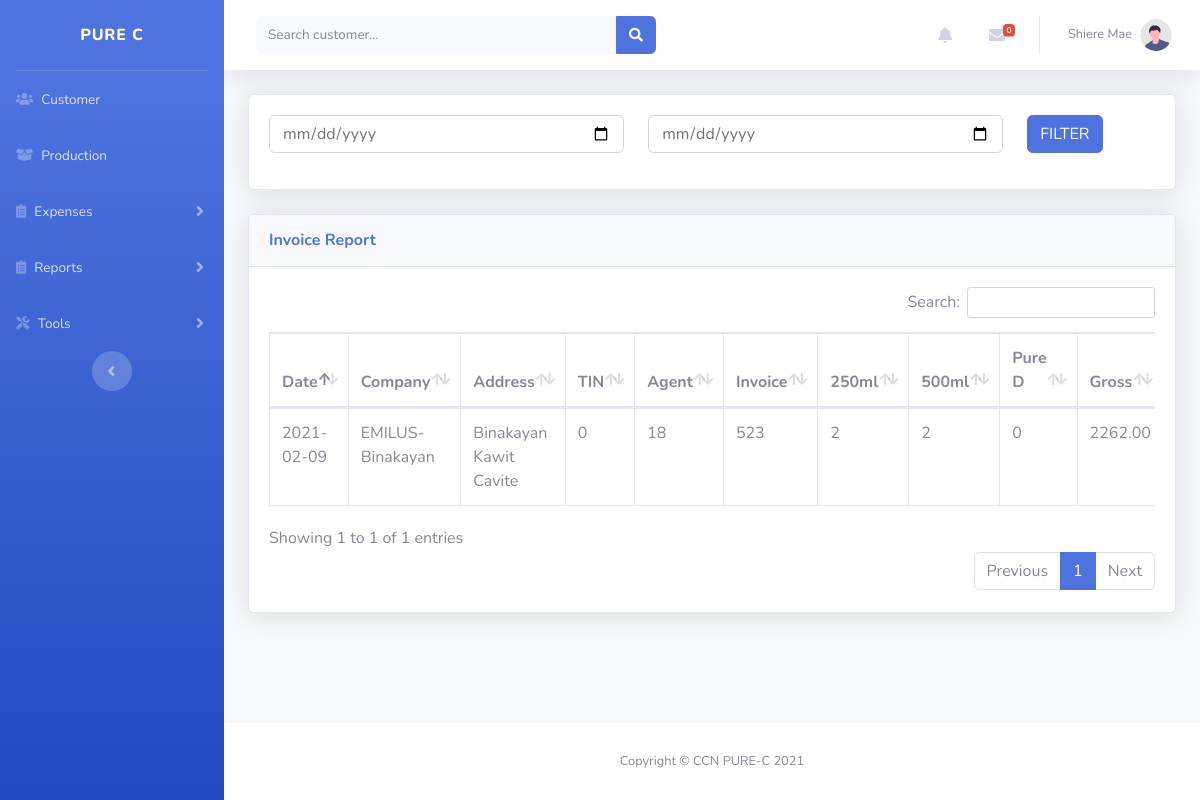
Screenshot of /report-invoice.php (signed in) with the database file from the repository.
### tables this page shows
CREATE TABLE `dr` (
  `id` int(11) NOT NULL,
  `dr_date` date NOT NULL,
  `dr_no` int(11) NOT NULL,
  `delivery_man` varchar(50) NOT NULL,
  `delivery_address` text NOT NULL,
  `purec250ml` int(11) NOT NULL,
  `price250ml` decimal(11,2) DEFAULT NULL,
  `purec500ml` int(11) NOT NULL,
  `price500ml` decimal(11,2) DEFAULT NULL,
  `pured` int(11) NOT NULL,
  `puredprice` decimal(11,2) DEFAULT NULL,
  `released_by` varchar(25) NOT NULL,
  `dispatcher` varchar(25) NOT NULL,
  `acct_no` int(11) NOT NULL,
  `total_amt` decimal(11,2) DEFAULT NULL,
  `balance` decimal(11,2) DEFAULT NULL,
  `added_by` int(11) NOT NULL,
  `date_added` datetime NOT NULL DEFAULT CURRENT_TIMESTAMP,
  `edit_by` int(11) NOT NULL,
  `date_edit` datetime NOT NULL,
  `delivered` int(11) NOT NULL,
  `invoice_date` date NOT NULL,
  `invoice_no` int(11) NOT NULL,
  `invoice_date_added` date NOT NULL,
  `invoice_added_by` int(11) NOT NULL,
  `remarks` text NOT NULL,
  `deduction` decimal(11,2) DEFAULT NULL
);

CREATE TABLE `customer` (
  `id` int(11) UNSIGNED ZEROFILL NOT NULL,
  `customer_name` varchar(100) NOT NULL,
  `address` text NOT NULL,
  `email` varchar(50) NOT NULL,
  `contact_no` varchar(100) NOT NULL,
  `added_by` int(11) NOT NULL,
  `date_added` datetime NOT NULL DEFAULT CURRENT_TIMESTAMP,
  `account_by` varchar(50) NOT NULL,
  `remarks` text NOT NULL,
  `tin` int(20) NOT NULL,
  `contact_person` varchar(100) NOT NULL,
  `purec250pricing` decimal(11,2) DEFAULT NULL,
  `purec500pricing` decimal(11,2) DEFAULT NULL,
  `puredpricing` decimal(11,2) DEFAULT NULL
);

### functions.php (called while the page is built, shortened)
<?php
function customer_name($id){
	global $conn;
	$id = $id;
	$sql = mysqli_query($conn,"SELECT customer_name FROM customer WHERE id='$id'");
	$row = mysqli_fetch_assoc($sql);
	$customername = $row['customer_name'];
	return $customername;
}
function customer_tin($id){
	global $conn;
	$id = $id;
	$sql = mysqli_query($conn,"SELECT tin FROM customer WHERE id='$id'");
	$row = mysqli_fetch_assoc($sql);
	$tin = $row['tin'];
	return $tin;
}
?>

### report-invoice.php (the view, shortened to what this page needs)
<?php include('header.php');?>
                <div class="container-fluid">
                    <div class="card shadow mb-4">
                        <div class="card-body">
                            <form>
                                <div class="form-group row">
                                    <div class="col-sm-5 mb-3 mb-sm-0">
                                    <input type="date" name="d1" class="form-control" value="<?php echo $_GET['d1'];?>">
                                    </div>
                                    <div class="col-sm-5 mb-3 mb-sm-0">
                                    <input type="date" name="d2" class="form-control" value="<?php echo $_GET['d2'];?>">
                                    </div>
                                    <div class="col-sm-2 mb-3 mb-sm-0">
                                        <input type="submit" class="btn btn-primary" value="FILTER">
                                    </div>
                                </div>
                            </form>
                        </div>
                    </div>
                    <div class="card shadow mb-4">
                        <div class="card-header py-3">
                            <h6 class="m-0 font-weight-bold text-primary">Invoice Report</h6>
                        </div>
                        <div class="card-body">
                            <div class="table-responsive">
                                <table class="table table-bordered" id="dataTable" width="100%" cellspacing="0">
                                    <thead>
                                        <tr>
                                            <th>Date</th>
                                            <th>Company</th>
                                            <th>Address</th>
                                            <th>TIN</th>
                                            <th>Agent</th>
                                            <th>Invoice</th>
                                            <th>250ml</th>
                                            <th>500ml</th>
                                            <th>Pure D</th>
                                            <th>Gross</th>
                                        </tr>
                                    </thead>
                                    <tbody>
                                        <?php
                                        if(isset($_GET['d1'])){
                                            $d1 = $_GET['d1'];
                                            $d2 = $_GET['d2'];
                                            $sql2 = mysqli_query($conn,"SELECT * FROM dr WHERE invoice_date >= '$d1' AND invoice_date <='$d2' ") or die(mysqli_error($conn));
                                        }else{
                                            $sql2 = mysqli_query($conn,"SELECT * FROM dr WHERE invoice_no<>0 ") or die(mysqli_error($conn));
                                        }
                                        while($row = mysqli_fetch_array($sql2)){
                                            ?>
                                            <tr>
                                                <td><?php echo $row['invoice_date'];?></td>
                                                <td><?php echo customer_name($row['acct_no']);?></td>
                                                <td><?php echo $row['delivery_address'];?></td>
                                                <td><?php echo customer_tin($row['acct_no']);?></td>
                                                <td><?php echo $row['acct_no'];?></td>
                                                <td><?php echo $row['invoice_no'];?></td>
                                                <td><?php echo $row['purec250ml'];?></td>
                                                <td><?php echo $row['purec500ml'];?></td>
                                                <td><?php echo $row['pured'];?></td>
                                                <td><?php echo $row['total_amt'];?></td>
                                            </tr>
                                            <?php
                                        }
                                        ?>
                                    </tbody>
                                </table>
                            </div>
                        </div>
                    </div>
                </div>
            </div>
            <?php include('footer.php');?>

### rows the page displays
dr: invoice_date "2021-02-09", acct_no.customer_name "EMILUS-Binakayan", delivery_address "Binakayan Kawit Cavite", acct_no.tin "0", acct_no "18", invoice_no "523", purec250ml "2", purec500ml "2", pured "0", total_amt "2262.00"

### other values shown
$_SESSION["fname"] "Shiere Mae"
